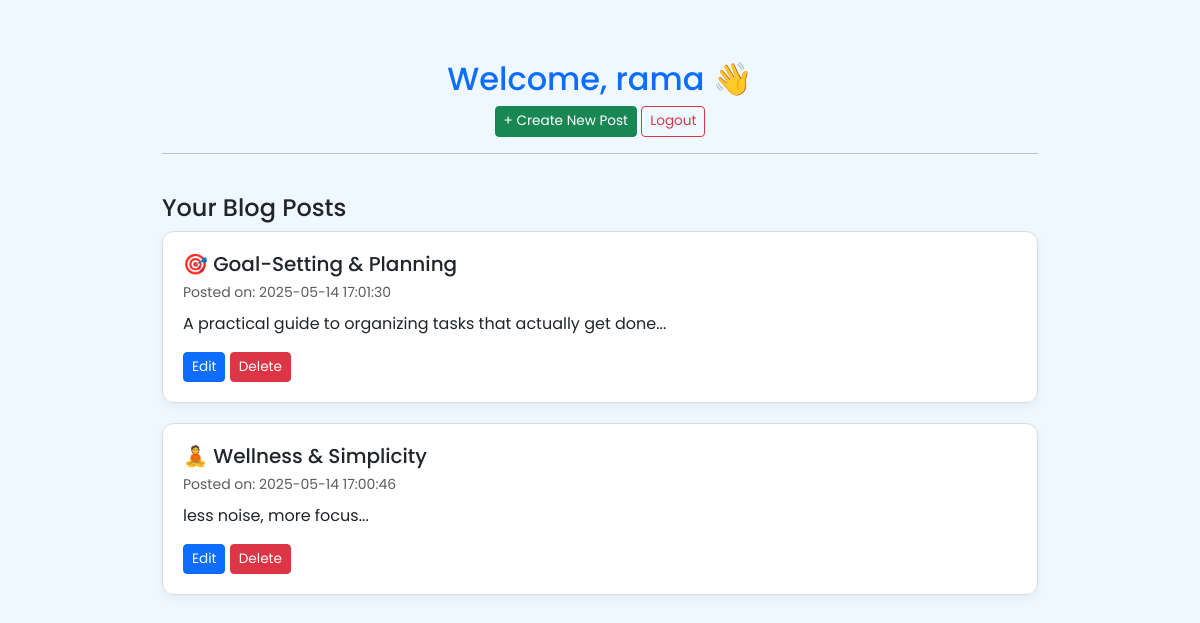
The app's page /dashboard.php (signed in) with its own data.
### tables this page shows
CREATE TABLE `posts` (
  `id` int(11) NOT NULL,
  `title` varchar(255) NOT NULL,
  `content` text NOT NULL,
  `author_id` int(11) NOT NULL,
  `created_at` timestamp NOT NULL DEFAULT current_timestamp()
);

### dashboard.php (the view, shortened to what this page needs)
<?php
require_once 'connection.php';
$user_id = $_SESSION['user_id'];
$stmt = $conn->prepare("SELECT id, title, content, created_at FROM posts WHERE author_id = ? ORDER BY created_at DESC");
$stmt->bind_param("i", $user_id);
$stmt->execute();
$result = $stmt->get_result();
?>
<!DOCTYPE html>
<html lang="en">
<head>
    <link href="https://cdn.jsdelivr.net/npm/bootstrap@5.3.3/dist/css/bootstrap.min.css" rel="stylesheet">
</head>
<body>
<div class="container dashboard-container">
    <div class="dashboard-header text-center">
        <h2 class="text-primary">Welcome, <?php echo htmlspecialchars($_SESSION['username']); ?> 👋</h2>
        <p>
            <a href="create_post.php" class="btn btn-success btn-sm">+ Create New Post</a>
            <a href="logout.php" class="btn btn-outline-danger btn-sm">Logout</a>
        </p>
        <hr>
    </div>
    <h4>Your Blog Posts</h4>
    <?php if ($result->num_rows > 0): ?>
        <?php while ($row = $result->fetch_assoc()): ?>
            <div class="post-card">
                <h5 class="mb-1"><?php echo htmlspecialchars($row['title']); ?></h5>
                <small class="text-muted">Posted on: <?php echo $row['created_at']; ?></small>
                <p class="mt-2"><?php echo htmlspecialchars(substr($row['content'], 0, 120)); ?>...</p>
                <a href="edit_post.php?id=<?php echo $row['id']; ?>" class="btn btn-primary btn-sm">Edit</a>
                <a href="delete_post.php?id=<?php echo $row['id']; ?>" class="btn btn-danger btn-sm">Delete</a>
            </div>
        <?php endwhile; ?>
    <?php else: ?>
        <div class="alert alert-info">You have not written any posts yet.</div>
    <?php endif; ?>
</div>
</body>
</html>

### dashboard.php (style rules this page uses)
body { font-family: 'Poppins', sans-serif; background-color: #f0f8ff; }
.dashboard-container { max-width: 900px; margin: 60px auto; }
.post-card { border: 1px solid #ddd; border-radius: 12px; box-shadow: 0 4px 12px rgba(0, 0, 0, 0.05); padding: 20px; margin-bottom: 20px; background-color: white; }
.dashboard-header { margin-bottom: 40px; }
.btn-sm { font-size: 0.85rem; }

### records on screen
posts: title "🎯 Goal-Setting & Planning", created_at "2025-05-14 17:01:30", content "A practical guide to organizing tasks that actually get done"
posts: title "🧘 Wellness & Simplicity", created_at "2025-05-14 17:00:46", content "less noise, more focus"

### other values on screen
$_SESSION['username'] "rama"
